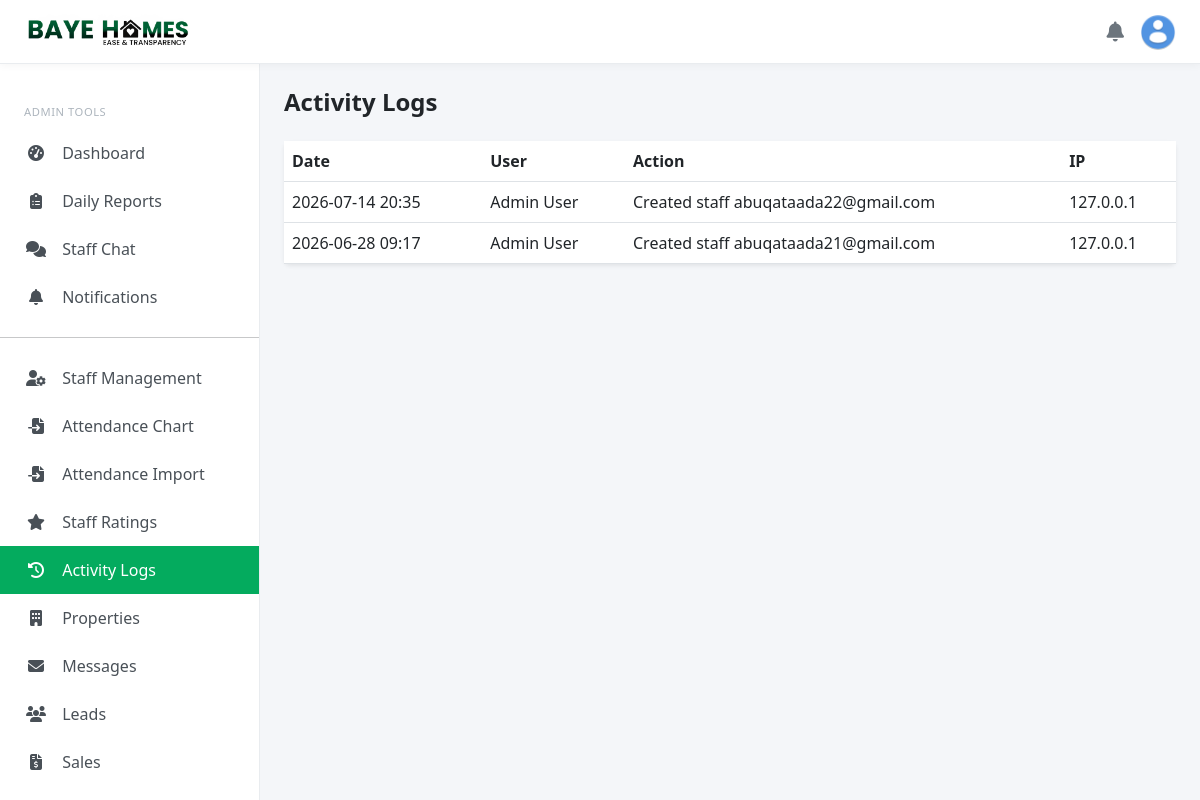
Page /staff/activity (signed in) on the committed database.
### models.py (models this page shows, shortened)
class ActivityLog(db.Model):
    __tablename__ = 'activity_logs'
    id = db.Column(db.String(36), primary_key=True, default=generate_uuid)
    user_id = db.Column(db.String(36), db.ForeignKey('users.id'), nullable=False)
    action = db.Column(db.String(100), nullable=False)
    details = db.Column(db.JSON)
    ip_address = db.Column(db.String(45))
    created_at = db.Column(db.DateTime, default=datetime.now(timezone.utc))

class User(UserMixin, db.Model):
    __tablename__ = 'users'
    id = db.Column(db.String(36), primary_key=True, default=generate_uuid)
    username = db.Column(db.String(80), unique=True, nullable=True)
    email = db.Column(db.String(120), unique=True, nullable=False, index=True)
    password_hash = db.Column(db.String(256), nullable=False)
    first_name = db.Column(db.String(80))
    last_name = db.Column(db.String(80))
    phone = db.Column(db.String(20))
    role = db.Column(db.Enum(UserRole, values_callable=enum_values), default=UserRole.CUSTOMER)
    is_admin = db.Column(db.Boolean, default=False)
    is_active = db.Column(db.Boolean, default=True)
    email_verified = db.Column(db.Boolean, default=False)
    verification_token = db.Column(db.String(100), unique=True)
    reset_token = db.Column(db.String(100), unique=True)
    created_at = db.Column(db.DateTime, default=datetime.now(timezone.utc))
    updated_at = db.Column(db.DateTime, default=datetime.now(timezone.utc), onupdate=datetime.now(timezone.utc))
    profile = db.relationship('Profile', backref='user', uselist=False)
    saved_properties = db.relationship('SavedProperty', backref='customer', lazy='dynamic')
    property_inquiries = db.relationship('PropertyInquiry', backref='customer', lazy='dynamic')
    sales = db.relationship('Sale', foreign_keys='Sale.customer_id', backref='customer', lazy='dynamic')
    leads_assigned = db.relationship('Lead', foreign_keys='Lead.assigned_to', backref='staff_user')
    investments = db.relationship('Investment', foreign_keys='Investment.investor_id', backref='investor', lazy='dynamic')
    staff_profile = db.relationship('StaffProfile', foreign_keys='StaffProfile.user_id', backref='user', uselist=False)
    activity_logs = db.relationship('ActivityLog', backref='user', lazy='dynamic')
    def get_full_name(self):
        return f"{self.first_name or ''} {self.last_name or ''}".strip() or self.username or self.email
    def is_admin_user(self):
        return self.role == UserRole.ADMIN

### blueprints/staff.py (the view)
@staff_bp.route('/activity')
@login_required
@role_required(['admin'])
def activity_logs():
    logs = ActivityLog.query.order_by(ActivityLog.created_at.desc()).limit(200).all()
    return render_template('staff/activity_logs.html', logs=logs)

### templates/staff/activity_logs.html (shortened to what this page needs)
{% extends "admin/base_admin.html" %}
{% block content %}
<h4 class="fw-bold mb-4">Activity Logs</h4>
<div class="card border-0 shadow-sm">
  <div class="table-responsive">
    <table class="table mb-0">
      <thead>
        <tr>
          <th>Date</th>
          <th>User</th>
          <th>Action</th>
          <th>IP</th>
        </tr>
      </thead>
      <tbody>
        {% for log in logs %}
        <tr>
          <td>{{ log.created_at.strftime('%Y-%m-%d %H:%M') }}</td>
          <td>{{ log.user.get_full_name() if log.user else '-' }}</td>
          <td>{{ log.action }}</td>
          <td>{{ log.ip_address or '-' }}</td>
        </tr>
        {% else %}
        <tr>
          <td colspan="4" class="text-center text-muted py-4">No logs.</td>
        </tr>
        {% endfor %}
      </tbody>
    </table>
  </div>
</div>
{% endblock %}

### templates/admin/base_admin.html (style rules this page uses)
:root { --bh-green: #04AB5E; --bh-sidebar-width: 260px; --bh-topbar-height: 64px; }
body { padding-top: var(--bh-topbar-height); background: #f4f6f9; overflow-x: hidden; }

### rows in the picture
ActivityLog: created_at "2026-07-14 20:35", user "Admin User", action "Created staff abuqataada22@gmail.com", ip_address "127.0.0.1"
ActivityLog: created_at "2026-06-28 09:17", user "Admin User", action "Created staff abuqataada21@gmail.com", ip_address "127.0.0.1"
